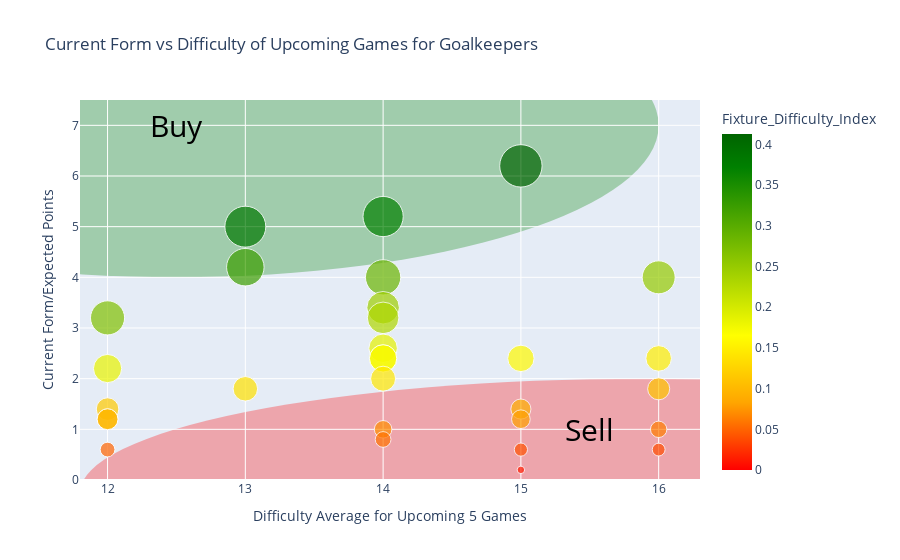

Write notebook code for a chart like this one.
### Code cell
# Now the same for Goalkeepers
sorted_goalkeepers_df.rename(columns={'FD_index': 'Fixture_Difficulty_Index'}, inplace=True)

fig_goalkeepers = px.scatter(sorted_goalkeepers_df, x='Difficulty_score', y='form_player', color='Fixture_Difficulty_Index', 
                 size='Fixture_Difficulty_Index',  
                 labels={'form_player': 'Current Form/Expected Points', 'Difficulty_score': 'Difficulty Average for Upcoming 5 Games'},
                 hover_data=['full_name', 'Fixture_Difficulty_Index', 'name', 'now_cost'], title='Current Form vs Difficulty of Upcoming Games for Goalkeepers',
                 size_max=30,  
                 color_continuous_scale=[
                    (0.0, 'red'),
                    (0.2, 'orange'),
                    (0.4, 'yellow'),
                    (0.9, 'green'),
                    (1.0, 'darkgreen') 
                 ]
                )

# Adjusted the buy circle here as goalkeepers may have different form ratings
fig_goalkeepers.update_layout(
    shapes=[
        dict(
            type='circle',
            xref='x',
            yref='y',
            x0=9,
            y0=10,
            x1=16,
            y1=4,
            fillcolor='green',
            opacity=0.3,
            layer='below',
            line=dict(width=0),
        ),
        dict(
            type='circle',
            xref='x',
            yref='y',
            x0=11.8,
            y0=2,
            x1=20,
            y1=-2.5,
            fillcolor='red',
            opacity=0.3,
            layer='below',
            line=dict(width=0),
        )
    ],
    annotations=[
        dict(
            text='Buy', # thought it was clear, but Eskil did say to make things clearer, than not :D
            x=12.5,  
            y=7,   
            showarrow=False,
            font=dict(color='black', size=30),
        ),
        dict(
            text='Sell',
            x=15.5,  
            y=1,   
            showarrow=False,
            font=dict(color='black', size=30),
        )
    ]
)

fig_goalkeepers.update_layout(showlegend=False, height=800)  

# Circles were going too far out, so had to zoom in   
fig_goalkeepers.update_xaxes(range=[11.8, 16.3])
fig_goalkeepers.update_yaxes(range=[0, 7.5])

fig_goalkeepers.show()

### Figure 1 — Plotly figure (JSON) as saved in the notebook; plotly's stock layout.template omitted (floating-point values rounded to 4 significant figures; data arrays with more than 128 entries replaced by an {"elided": "..."} marker saying what was removed)
{"data": [{"customdata": {"elided": "88x4 mixed values"}, "hovertemplate": "Difficulty Average for Upcoming 5 Games=%{x}<br>Current Form/Expected Points=%{y}<br>Fixture_Difficulty_Index=%{marker.color}<br>full_name=%{customdata[0]}<br>name=%{customdata[2]}<br>now_cost=%{customdata[3]}<extra></extra>", "legendgroup": "", "marker": {"color": [0.413, 0.385, 0.371, 0.323, 0.286, 0.267, 0.25, 0.243, 0.229, 0.186, 0.183, 0.171, 0.171, 0.16, 0.15, 0.143, 0.138, 0.117, 0.112, 0.1, 0.1, 0.093, 0.08, 0.071, 0.062, 0.057, 0.05, 0.04, 0.038, 0.013, 0, 0, 0, 0, 0, 0, 0, 0, 0, 0, 0, 0, 0, 0, 0, 0, 0, 0, 0, 0, 0, 0, 0, 0, 0, 0, 0, 0, 0, 0, 0, 0, 0, 0, 0, 0, 0, 0, 0, 0, 0, 0, 0, 0, 0, 0, 0, 0, 0, 0, 0, 0, 0, 0, 0, 0, 0, 0], "coloraxis": "coloraxis", "size": [0.413, 0.385, 0.371, 0.323, 0.286, 0.267, 0.25, 0.243, 0.229, 0.186, 0.183, 0.171, 0.171, 0.16, 0.15, 0.143, 0.138, 0.117, 0.112, 0.1, 0.1, 0.093, 0.08, 0.071, 0.062, 0.057, 0.05, 0.04, 0.038, 0.013, 0, 0, 0, 0, 0, 0, 0, 0, 0, 0, 0, 0, 0, 0, 0, 0, 0, 0, 0, 0, 0, 0, 0, 0, 0, 0, 0, 0, 0, 0, 0, 0, 0, 0, 0, 0, 0, 0, 0, 0, 0, 0, 0, 0, 0, 0, 0, 0, 0, 0, 0, 0, 0, 0, 0, 0, 0, 0], "sizemode": "area", "sizeref": 0.0004589, "symbol": "circle"}, "mode": "markers", "name": "", "orientation": "v", "showlegend": false, "type": "scatter", "x": [15, 13, 14, 13, 14, 12, 16, 14, 14, 14, 12, 14, 14, 15, 16, 14, 13, 12, 16, 12, 12, 15, 15, 14, 16, 14, 12, 15, 16, 15, 14, 12, 12, 14, 14, 14, 14, 14, 14, 14, 14, 14, 14, 14, 12, 12, 16, 16, 16, 16, 12, 12, 12, 12, 12, 15, 15, 15, 15, 13, 13, 15, 15, 14, 14, 14, 14, 13, 13, 13, 13, 13, 13, 16, 16, 16, 16, 16, 16, 14, 14, 14, 14, 14, 14, 14, 14, 14], "xaxis": "x", "y": [6.2, 5, 5.2, 4.2, 4, 3.2, 4, 3.4, 3.2, 2.6, 2.2, 2.4, 2.4, 2.4, 2.4, 2, 1.8, 1.4, 1.8, 1.2, 1.2, 1.4, 1.2, 1, 1, 0.8, 0.6, 0.6, 0.6, 0.2, 0, 0, 0, 0, 0, 0, 0, 0, 0, 0, 0, 0, 0, 0, 0, 0, 0, 0, 0, 0, 0, 0, 0, 0, 0, 0, 0, 0, 0, 0, 0, 0, 0, 0, 0, 0, 0, 0, 0, 0, 0, 0, 0, 0, 0, 0, 0, 0, 0, 0, 0, 0, 0, 0, 0, 0, 0, 0], "yaxis": "y"}], "layout": {"annotations": [{"font": {"color": "black", "size": 30}, "showarrow": false, "text": "Buy", "x": 12.5, "y": 7}, {"font": {"color": "black", "size": 30}, "showarrow": false, "text": "Sell", "x": 15.5, "y": 1}], "autosize": true, "coloraxis": {"colorbar": {"title": {"text": "Fixture_Difficulty_Index"}}, "colorscale": [[0, "red"], [0.2, "orange"], [0.4, "yellow"], [0.9, "green"], [1, "darkgreen"]]}, "legend": {"itemsizing": "constant", "tracegroupgap": 0}, "shapes": [{"fillcolor": "green", "layer": "below", "line": {"width": 0}, "opacity": 0.3, "type": "circle", "x0": 9, "x1": 16, "xref": "x", "y0": 10, "y1": 4, "yref": "y"}, {"fillcolor": "red", "layer": "below", "line": {"width": 0}, "opacity": 0.3, "type": "circle", "x0": 11.8, "x1": 20, "xref": "x", "y0": 2, "y1": -2.5, "yref": "y"}], "showlegend": false, "title": {"text": "Current Form vs Difficulty of Upcoming Games for Goalkeepers"}, "xaxis": {"anchor": "y", "domain": [0, 1], "range": [11.8, 16.3], "title": {"text": "Difficulty Average for Upcoming 5 Games"}, "type": "linear"}, "yaxis": {"anchor": "x", "domain": [0, 1], "range": [0, 7.5], "title": {"text": "Current Form/Expected Points"}, "type": "linear"}}}
